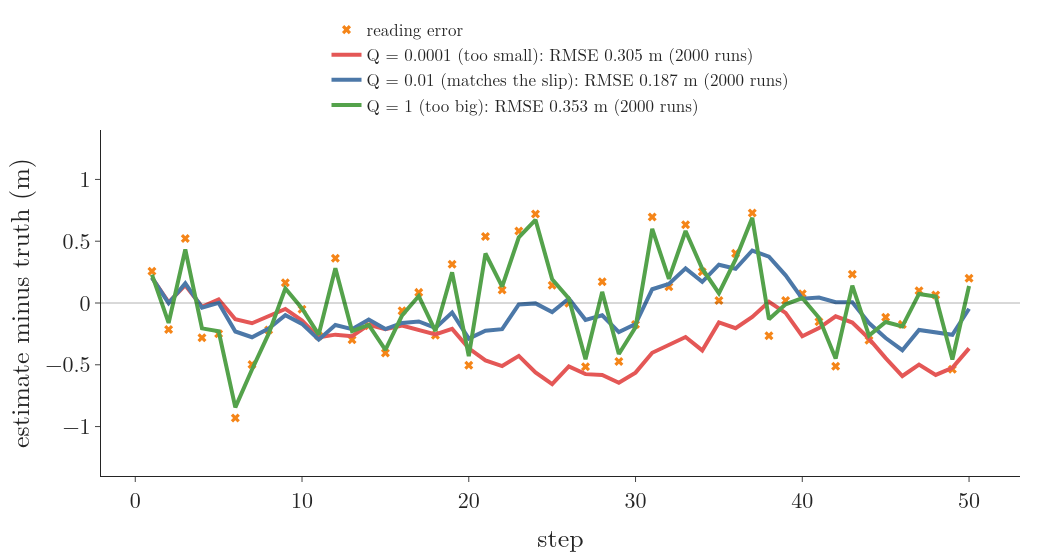

Recreate this plot in Python.
"""Choosing Q: the error of three filters on one 50-step run where the real slip has variance 0.01. With Q = 0.0001
the filter trusts the commands and drifts with the slips; with Q = 1 it trusts each reading and jitters; Q = 0.01
sits between. Over 2000 runs (steps 11 to 50) the root-mean-square errors are 0.305, 0.187 and 0.353 m.
Run: python tuning.py -> tuning.png"""
from pathlib import Path

import numpy as np
import plotly.graph_objects as go
from gifkit import BLUE, FONT, GREEN, ORANGE, RED
from kfsim import kf1d

here = Path(__file__).parent


def sim(n, T=50):
    r = np.random.default_rng(n)
    xt, xs, zs = r.normal(0, 1), [], []
    for _ in range(T):
        xt += 0.5 + r.normal(0, 0.1)
        xs.append(xt)
        zs.append(xt + r.normal(0, 0.4))
    return np.array(xs), np.array(zs)


QS = [(1e-4, RED, "Q = 0.0001 (too small)"), (1e-2, BLUE, "Q = 0.01 (matches the slip)"), (1.0, GREEN, "Q = 1 (too big)")]
rmse = {}
for q, _, _ in QS:
    e = []
    for n in range(2000):
        xs, zs = sim(n)
        e.append((np.array([r["x"] for r in kf1d(z=zs, q=q)]) - xs)[10:])
    rmse[q] = np.sqrt(np.mean(np.square(e)))
print({q: round(v, 3) for q, v in rmse.items()})
xs, zs = sim(0)
t = np.arange(1, 51)
fig = go.Figure()
fig.add_trace(go.Scatter(x=t, y=zs - xs, mode="markers", marker=dict(color=ORANGE, size=8, symbol="x"),
                         name="reading error"))
for q, c, name in QS:
    fig.add_trace(go.Scatter(x=t, y=np.array([r["x"] for r in kf1d(z=zs, q=q)]) - xs, mode="lines",
                             line=dict(color=c, width=4), name=f"{name}: RMSE {rmse[q]:.3f} m (2000 runs)"))
fig.add_hline(y=0, line=dict(color="black", width=1))
fig.update_layout(template="simple_white", font=FONT, width=1050, height=560, margin=dict(l=90, r=30, t=110, b=70),
                  legend=dict(orientation="h", x=0.5, xanchor="center", y=1.02, yanchor="bottom", font=dict(size=17)),
                  xaxis=dict(title="step"), yaxis=dict(title="estimate minus truth (m)", range=[-1.4, 1.4]))
fig.write_image(here / "tuning.png")
